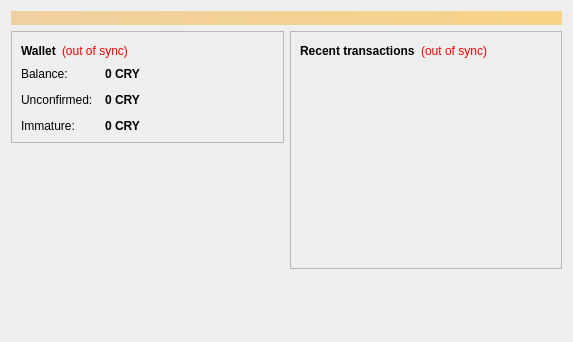
<?xml version="1.0" encoding="UTF-8"?>
<ui version="4.0">
 <class>OverviewPage</class>
 <widget class="QWidget" name="OverviewPage">
  <property name="geometry">
   <rect>
    <x>0</x>
    <y>0</y>
    <width>573</width>
    <height>342</height>
   </rect>
  </property>
  <property name="windowTitle">
   <string>Form</string>
  </property>
  <layout class="QVBoxLayout" name="topLayout">
   <item>
    <widget class="QLabel" name="labelAlerts">
     <property name="visible">
      <bool>false</bool>
     </property>
     <property name="styleSheet">
      <string notr="true">background-color: qlineargradient(x1: 0, y1: 0, x2: 1, y2: 0, stop:0 #F0D0A0, stop:1 #F8D488); color:#000000;</string>
     </property>
     <property name="wordWrap">
      <bool>true</bool>
     </property>
     <property name="margin">
      <number>3</number>
     </property>
    </widget>
   </item>
   <item>
    <layout class="QHBoxLayout" name="horizontalLayout" stretch="1,1">
     <item>
      <layout class="QVBoxLayout" name="verticalLayout_2">
       <item>
        <widget class="QFrame" name="frame">
         <property name="frameShape">
          <enum>QFrame::StyledPanel</enum>
         </property>
         <property name="frameShadow">
          <enum>QFrame::Raised</enum>
         </property>
         <layout class="QVBoxLayout" name="verticalLayout_4">
          <item>
           <layout class="QHBoxLayout" name="horizontalLayout_4">
            <item>
             <widget class="QLabel" name="label_5">
              <property name="font">
               <font>
                <weight>75</weight>
                <bold>true</bold>
               </font>
              </property>
              <property name="text">
               <string>Wallet</string>
              </property>
             </widget>
            </item>
            <item>
             <widget class="QLabel" name="labelWalletStatus">
              <property name="toolTip">
               <string>The displayed information may be out of date. Your wallet automatically synchronizes with the Currycoin network after a connection is established, but this process has not completed yet.</string>
              </property>
              <property name="styleSheet">
               <string notr="true">QLabel { color: red; }</string>
              </property>
              <property name="text">
               <string notr="true">(out of sync)</string>
              </property>
              <property name="alignment">
               <set>Qt::AlignLeading|Qt::AlignLeft|Qt::AlignVCenter</set>
              </property>
             </widget>
            </item>
            <item>
             <spacer name="horizontalSpacer_2">
              <property name="orientation">
               <enum>Qt::Horizontal</enum>
              </property>
              <property name="sizeHint" stdset="0">
               <size>
                <width>40</width>
                <height>20</height>
               </size>
              </property>
             </spacer>
            </item>
           </layout>
          </item>
          <item>
           <layout class="QFormLayout" name="formLayout_2">
            <property name="fieldGrowthPolicy">
             <enum>QFormLayout::AllNonFixedFieldsGrow</enum>
            </property>
            <property name="horizontalSpacing">
             <number>12</number>
            </property>
            <property name="verticalSpacing">
             <number>12</number>
            </property>
            <item row="0" column="0">
             <widget class="QLabel" name="label">
              <property name="text">
               <string>Balance:</string>
              </property>
             </widget>
            </item>
            <item row="0" column="1">
             <widget class="QLabel" name="labelBalance">
              <property name="font">
               <font>
                <weight>75</weight>
                <bold>true</bold>
               </font>
              </property>
              <property name="cursor">
               <cursorShape>IBeamCursor</cursorShape>
              </property>
              <property name="toolTip">
               <string>Your current balance</string>
              </property>
              <property name="text">
               <string notr="true">0 CRY</string>
              </property>
              <property name="textInteractionFlags">
               <set>Qt::LinksAccessibleByMouse|Qt::TextSelectableByKeyboard|Qt::TextSelectableByMouse</set>
              </property>
             </widget>
            </item>
            <item row="1" column="0">
             <widget class="QLabel" name="label_3">
              <property name="text">
               <string>Unconfirmed:</string>
              </property>
             </widget>
            </item>
            <item row="1" column="1">
             <widget class="QLabel" name="labelUnconfirmed">
              <property name="font">
               <font>
                <weight>75</weight>
                <bold>true</bold>
               </font>
              </property>
              <property name="cursor">
               <cursorShape>IBeamCursor</cursorShape>
              </property>
              <property name="toolTip">
               <string>Total of transactions that have yet to be confirmed, and do not yet count toward the current balance</string>
              </property>
              <property name="text">
               <string notr="true">0 CRY</string>
              </property>
              <property name="textInteractionFlags">
               <set>Qt::LinksAccessibleByMouse|Qt::TextSelectableByKeyboard|Qt::TextSelectableByMouse</set>
              </property>
             </widget>
            </item>
            <item row="2" column="0">
             <widget class="QLabel" name="labelImmatureText">
              <property name="text">
               <string>Immature:</string>
              </property>
             </widget>
            </item>
            <item row="2" column="1">
             <widget class="QLabel" name="labelImmature">
              <property name="font">
               <font>
                <weight>75</weight>
                <bold>true</bold>
               </font>
              </property>
              <property name="toolTip">
               <string>Mined balance that has not yet matured</string>
              </property>
              <property name="text">
               <string notr="true">0 CRY</string>
              </property>
              <property name="textInteractionFlags">
               <set>Qt::LinksAccessibleByMouse|Qt::TextSelectableByKeyboard|Qt::TextSelectableByMouse</set>
              </property>
             </widget>
            </item>
           </layout>
          </item>
         </layout>
        </widget>
       </item>
       <item>
        <spacer name="verticalSpacer">
         <property name="orientation">
          <enum>Qt::Vertical</enum>
         </property>
         <property name="sizeHint" stdset="0">
          <size>
           <width>20</width>
           <height>40</height>
          </size>
         </property>
        </spacer>
       </item>
      </layout>
     </item>
     <item>
      <layout class="QVBoxLayout" name="verticalLayout_3">
       <item>
        <widget class="QFrame" name="frame_2">
         <property name="frameShape">
          <enum>QFrame::StyledPanel</enum>
         </property>
         <property name="frameShadow">
          <enum>QFrame::Raised</enum>
         </property>
         <layout class="QVBoxLayout" name="verticalLayout">
          <item>
           <layout class="QHBoxLayout" name="horizontalLayout_2">
            <item>
             <widget class="QLabel" name="label_4">
              <property name="text">
               <string>&lt;b&gt;Recent transactions&lt;/b&gt;</string>
              </property>
             </widget>
            </item>
            <item>
             <widget class="QLabel" name="labelTransactionsStatus">
              <property name="toolTip">
               <string>The displayed information may be out of date. Your wallet automatically synchronizes with the Currycoin network after a connection is established, but this process has not completed yet.</string>
              </property>
              <property name="styleSheet">
               <string notr="true">QLabel { color: red; }</string>
              </property>
              <property name="text">
               <string notr="true">(out of sync)</string>
              </property>
              <property name="alignment">
               <set>Qt::AlignRight|Qt::AlignTrailing|Qt::AlignVCenter</set>
              </property>
             </widget>
            </item>
            <item>
             <spacer name="horizontalSpacer">
              <property name="orientation">
               <enum>Qt::Horizontal</enum>
              </property>
              <property name="sizeHint" stdset="0">
               <size>
                <width>40</width>
                <height>20</height>
               </size>
              </property>
             </spacer>
            </item>
           </layout>
          </item>
          <item>
           <widget class="QListView" name="listTransactions">
            <property name="styleSheet">
             <string notr="true">QListView { background: transparent; }</string>
            </property>
            <property name="frameShape">
             <enum>QFrame::NoFrame</enum>
            </property>
            <property name="verticalScrollBarPolicy">
             <enum>Qt::ScrollBarAlwaysOff</enum>
            </property>
            <property name="horizontalScrollBarPolicy">
             <enum>Qt::ScrollBarAlwaysOff</enum>
            </property>
            <property name="selectionMode">
             <enum>QAbstractItemView::NoSelection</enum>
            </property>
           </widget>
          </item>
         </layout>
        </widget>
       </item>
       <item>
        <spacer name="verticalSpacer_2">
         <property name="orientation">
          <enum>Qt::Vertical</enum>
         </property>
         <property name="sizeHint" stdset="0">
          <size>
           <width>20</width>
           <height>40</height>
          </size>
         </property>
        </spacer>
       </item>
      </layout>
     </item>
    </layout>
   </item>
  </layout>
 </widget>
 <resources/>
 <connections/>
</ui>
